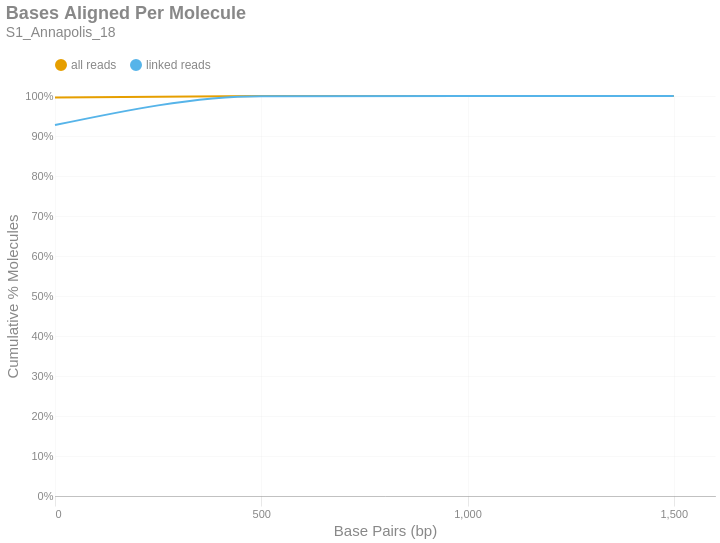

Write notebook code for a chart like this one.
### Markdown cell above
### Bases Aligned Per Molecule
This is a cumulative frequency distribution showing the number of base pairs aligned per unique molecule. These data are shown in 500 bp bins. There are two distributions: one with `all reads` (yellow) and another with only `linked reads` (blue). The percent of molecules in the `linked reads` distribution is relative to the total number of linked molecules.

### Code cell
if SKIPLR:
    print_html(f"Skipped")
else:
    binned_df = consolidated_hist(valids['aligned_bp'], mask, 500, True)
    with SafeRender(binned_df):
        (
            density_plot(binned_df, 'Bases Aligned Per Molecule', samplename, 'basesper')
            .encode(
                x=alt.X('bin:Q', title="Base Pairs (bp)").axis(tickMinStep=500).scale(padding=0),
                y=alt.Y('value:Q', title='Cumulative % Molecules')
                    .axis(format='%')
                    .scale(domain = [0,1])
                    .stack(False),
                color=alt.Color("key:N").scale(domain = ["all reads", "linked reads"]),
                tooltip = [
                    alt.Tooltip("key:N", title = "Data Type"),
                    alt.Tooltip("range_label:N", title="Bases Aligned Per Molecule"),
                    alt.Tooltip("value:Q", format = ".2%", title="% Molecules (Cum.)")
                ]
            )
        ).display()

### Figure 1 — Vega-Lite specification as saved in the notebook (floating-point values rounded to 4 significant figures)
{"width": "container", "height": 400, "config": {"title": {"anchor": "start", "dy": -15, "fontSize": 18, "color": "#888888", "subtitleColor": "#888888", "subtitleFontSize": 14}, "arc": {"fill": "#0072B2"}, "axis": {"domainColor": "#888888", "domainWidth": 0.5, "gridWidth": 0.2, "grid": false, "titleFontWeight": 400, "titleFontSize": 15, "labelFontSize": 11, "labelColor": "#888888", "tickColor": "#888888", "tickWidth": 0.2, "titleColor": "#888888"}, "axisBand": {"grid": false}, "axisX": {"grid": true, "tickSize": 10, "domainCap": "round"}, "axisY": {"domain": false, "grid": true, "tickSize": 0, "domainCap": "round"}, "background": "transparent", "header": {"labelFontSize": 15, "labelColor": "#888888", "titleFontSize": 15, "titleFontWeight": 600, "titleColor": "#888888"}, "legend": {"labelFont": "sans-serif", "labelFontSize": 12, "labelColor": "#888888", "symbolSize": 100, "symbolType": "circle", "titleFontSize": 12, "titlePadding": 10, "titleColor": "#888888", "title": null, "orient": "top"}, "range": {"category": ["#E69F00", "#56B4E9", "#009E73", "#F0E442", "#0072B2", "#D55E00", "#CC79A7", "#000000"], "diverging": ["#cfe8f3", "#a2d4ec", "#73bfe2", "#46abdb", "#1696d2", "#12719e"]}, "area": {"fill": "#0072B2", "fillOpacity": 0.7, "line": true, "strokeOpacity": 0.7}, "line": {"color": "#0072B2", "stroke": "#0072B2", "strokeWidth": 2}, "trail": {"color": "#0072B2", "stroke": "#0072B2", "strokeWidth": 0, "size": 1}, "point": {"filled": true, "fillOpacity": 1.0, "size": 95}, "text": {"color": "#888888", "fontSize": 11, "align": "right", "fontWeight": 400, "size": 11}, "bar": {"fill": "#0072B2", "stroke": null}, "view": {"stroke": null, "continuousWidth": 660, "continuousHeight": 400}}, "data": {"name": "data-725650bfea2880517eac53fbbcf13190"}, "mark": {"type": "line", "interpolate": "monotone", "point": {"opacity": 0, "size": 275}}, "encoding": {"color": {"field": "key", "scale": {"domain": ["all reads", "linked reads"]}, "type": "nominal"}, "tooltip": [{"field": "key", "title": "Data Type", "type": "nominal"}, {"field": "range_label", "title": "Bases Aligned Per Molecule", "type": "nominal"}, {"field": "value", "format": ".2%", "title": "% Molecules (Cum.)", "type": "quantitative"}], "x": {"axis": {"tickMinStep": 500}, "field": "bin", "scale": {"padding": 0}, "title": "Base Pairs (bp)", "type": "quantitative"}, "y": {"axis": {"format": "%"}, "field": "value", "scale": {"domain": [0, 1]}, "stack": false, "title": "Cumulative % Molecules", "type": "quantitative"}}, "params": [{"name": "param_c36ac31b6afebe62", "select": {"type": "point", "fields": ["key"]}, "bind": "legend"}], "title": {"text": "Bases Aligned Per Molecule", "subtitle": "S1_Annapolis_18"}, "transform": [{"fold": ["all reads (cumsum)", "linked reads (cumsum)"]}, {"calculate": "replace(datum.key, ' (cumsum)', '')", "as": "key"}, {"filter": {"param": "param_c36ac31b6afebe62"}}], "usermeta": {"embedOptions": {"downloadFileName": "S1_Annapolis_18.basesper"}}, "$schema": "https://vega.github.io/schema/vega-lite/v6.1.0.json", "datasets": {"data-725650bfea2880517eac53fbbcf13190": [{"bin": "0.0", "interval": "0.0-500.0", "all reads": 0.9965, "linked reads": 0.9272, "all reads (cumsum)": 0.9965, "linked reads (cumsum)": 0.9272, "range_label": "0-499"}, {"bin": "500.0", "interval": "500.0-1000.0", "all reads": 0.003451, "linked reads": 0.07207, "all reads (cumsum)": 1.0, "linked reads (cumsum)": 0.9993, "range_label": "500-999"}, {"bin": "1000.0", "interval": "1000.0-1500.0", "all reads": 4.446e-05, "linked reads": 0.0006848, "all reads (cumsum)": 1.0, "linked reads (cumsum)": 1.0, "range_label": "1000-1499"}, {"bin": "1500.0", "interval": "1500.0-2000.0", "all reads": 4.584e-07, "linked reads": 0.0, "all reads (cumsum)": 1.0, "linked reads (cumsum)": 1.0, "range_label": "1500-1999"}]}}
